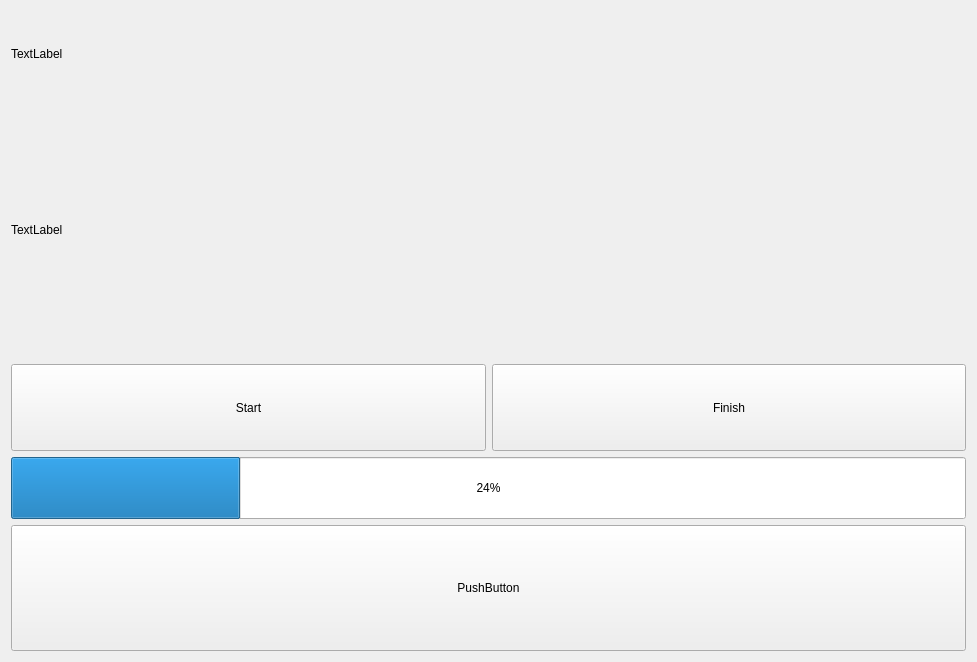
<?xml version="1.0" encoding="UTF-8"?>
<ui version="4.0">
 <class>Form</class>
 <widget class="QWidget" name="Form">
  <property name="geometry">
   <rect>
    <x>0</x>
    <y>0</y>
    <width>977</width>
    <height>662</height>
   </rect>
  </property>
  <property name="windowTitle">
   <string>Form</string>
  </property>
  <layout class="QGridLayout" name="gridLayout_5">
   <item row="0" column="0">
    <layout class="QGridLayout" name="gridLayout_4" rowstretch="7,1,2">
     <item row="0" column="0">
      <layout class="QGridLayout" name="gridLayout_3" rowstretch="4,1">
       <item row="0" column="0">
        <layout class="QGridLayout" name="gridLayout" rowstretch="1,3">
         <item row="0" column="0">
          <widget class="QLabel" name="label_3">
           <property name="text">
            <string>TextLabel</string>
           </property>
          </widget>
         </item>
         <item row="1" column="0">
          <widget class="QLabel" name="label_2">
           <property name="text">
            <string>TextLabel</string>
           </property>
          </widget>
         </item>
        </layout>
       </item>
       <item row="1" column="0">
        <layout class="QGridLayout" name="gridLayout_2" columnstretch="1,1">
         <item row="0" column="0">
          <widget class="QPushButton" name="start">
           <property name="sizePolicy">
            <sizepolicy hsizetype="Expanding" vsizetype="Expanding">
             <horstretch>0</horstretch>
             <verstretch>0</verstretch>
            </sizepolicy>
           </property>
           <property name="text">
            <string>Start</string>
           </property>
          </widget>
         </item>
         <item row="0" column="1">
          <widget class="QPushButton" name="finish">
           <property name="sizePolicy">
            <sizepolicy hsizetype="Expanding" vsizetype="Expanding">
             <horstretch>0</horstretch>
             <verstretch>0</verstretch>
            </sizepolicy>
           </property>
           <property name="text">
            <string>Finish</string>
           </property>
          </widget>
         </item>
        </layout>
       </item>
      </layout>
     </item>
     <item row="1" column="0">
      <widget class="QProgressBar" name="progressBar">
       <property name="sizePolicy">
        <sizepolicy hsizetype="Expanding" vsizetype="Expanding">
         <horstretch>0</horstretch>
         <verstretch>0</verstretch>
        </sizepolicy>
       </property>
       <property name="value">
        <number>24</number>
       </property>
      </widget>
     </item>
     <item row="2" column="0">
      <widget class="QPushButton" name="pushButton_3">
       <property name="sizePolicy">
        <sizepolicy hsizetype="Minimum" vsizetype="Expanding">
         <horstretch>0</horstretch>
         <verstretch>0</verstretch>
        </sizepolicy>
       </property>
       <property name="text">
        <string>PushButton</string>
       </property>
      </widget>
     </item>
    </layout>
   </item>
  </layout>
 </widget>
 <resources/>
 <connections/>
</ui>
